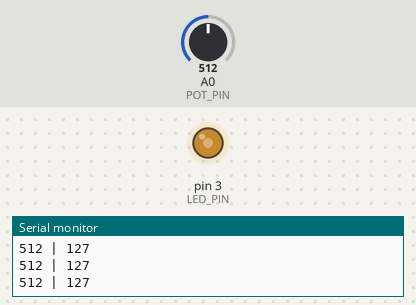
The sketch below on a simulated Arduino Uno, built with avr-gcc and run on an emulated ATmega328P. Shown: output pins drawn as LEDs (lit = HIGH), the last lines printed to the serial monitor. Inputs (shaded band) come from the test bench; at power-on: A0 (POT_PIN) = 512.

Above: at 1.2 s.
1.3 s: A0 (POT_PIN) set to 418
At 1.9 s:
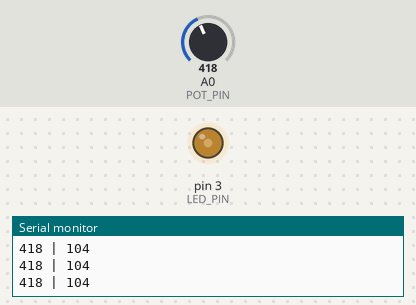
2.8 s: A0 (POT_PIN) set to 389
At 4.0 s:
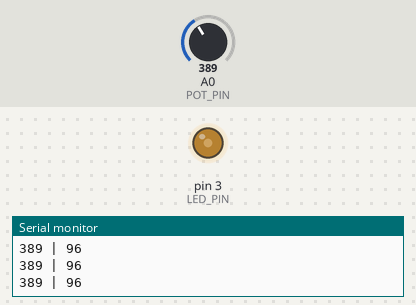
4.3 s: A0 (POT_PIN) set to 716
At 5.2 s:
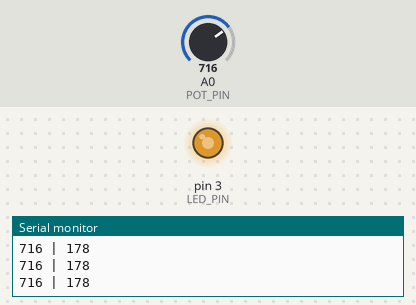
5.8 s: A0 (POT_PIN) set to 900
At 6.3 s:
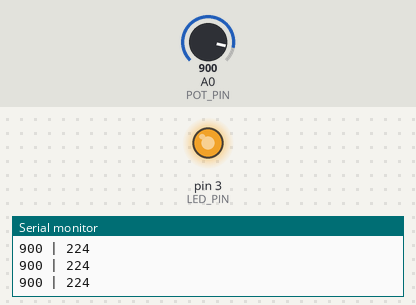
7.3 s: A0 (POT_PIN) set to 122
At 7.8 s:
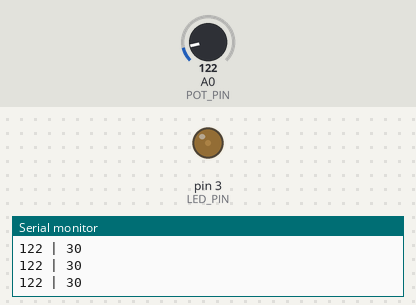
8.8 s: A0 (POT_PIN) set to 511
At 10.0 s:
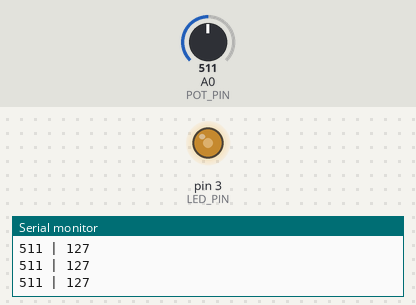
Timing chart, 0 to 11.3 s (numbered marks = the images above; inputs shaded):
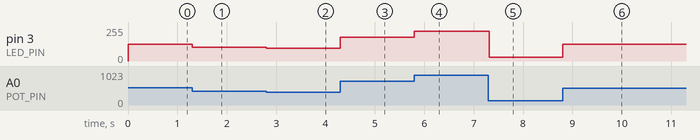

Measured:
- after the input at 1.3 s, pin 3 (LED_PIN): 127/255 → 104/255 at once
- after the input at 2.8 s, pin 3 (LED_PIN): 104/255 → 96/255 at once
- after the input at 4.3 s, pin 3 (LED_PIN): 96/255 → 178/255 at once
- after the input at 5.8 s, pin 3 (LED_PIN): 178/255 → 224/255 at once
- after the input at 7.3 s, pin 3 (LED_PIN): 224/255 → 30/255 at once
- after the input at 8.8 s, pin 3 (LED_PIN): 30/255 → 127/255 at once

The sketch:

potentiometer.ino
```cpp
#define POT_PIN A0
#define LED_PIN 3

void setup() {
  pinMode(POT_PIN, INPUT);
  pinMode(LED_PIN, OUTPUT);
  Serial.begin(9600);
}

void loop() {
  int pot_val = analogRead(POT_PIN);
  int led_val = map(pot_val, 0, 1023, 0, 255);
  analogWrite(LED_PIN, led_val);
  Serial.print(pot_val);
  Serial.print(" | ");
  Serial.println(led_val);
}
```
